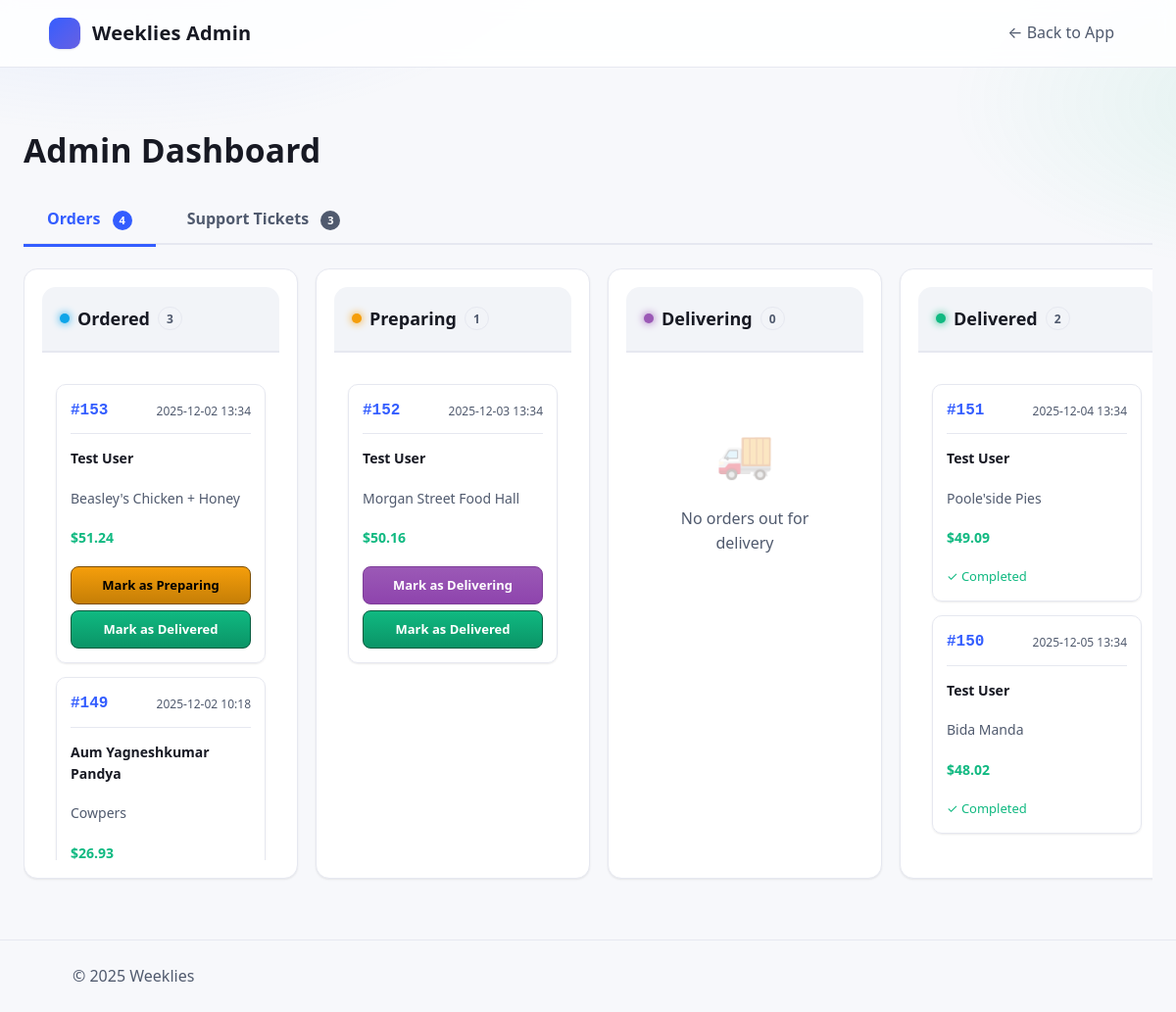
The app's page /admin (signed in) with its own data.
### tables this page shows
CREATE TABLE "Order" (
	"ord_id"	INTEGER NOT NULL UNIQUE,
	"rtr_id"	INTEGER NOT NULL,
	"usr_id"	INTEGER NOT NULL,
	"details"	TEXT NOT NULL,
	"status"	INTEGER NOT NULL,
	PRIMARY KEY("ord_id" AUTOINCREMENT),
	FOREIGN KEY("rtr_id") REFERENCES "Restaurant"("rtr_id"),
	FOREIGN KEY("usr_id") REFERENCES "User"("usr_id")
);

CREATE TABLE "Restaurant" (
	"rtr_id"	INTEGER NOT NULL UNIQUE,
	"name"	TEXT NOT NULL,
	"description"	TEXT,
	"phone"	TEXT NOT NULL UNIQUE,
	"email"	TEXT NOT NULL UNIQUE,
	"password_HS"	TEXT NOT NULL,
	"address"	TEXT NOT NULL,
	"city"	TEXT NOT NULL,
	"state"	TEXT NOT NULL,
	"zip"	INTEGER NOT NULL,
	"hours"	TEXT,
	"status"	TEXT,
	PRIMARY KEY("rtr_id" AUTOINCREMENT)
);

### Flask_app.py (the view)
@app.route('/admin')
def admin_dashboard():
    if not session.get("Username"):
        return redirect(url_for("login"))
    if not session.get("is_admin"):
        return render_template("error.html",
                             error="Access Denied",
                             message="You do not have permission to access the admin dashboard."), 403
    from datetime import datetime, timedelta
    try:
        page = int(request.args.get('page', 1))
        if page < 1:
            page = 1
    except (ValueError, TypeError):
        page = 1
    tickets_per_page = 20
    offset = (page - 1) * tickets_per_page
    conn = create_connection(db_file)
    try:
        seven_days_ago = (datetime.now() - timedelta(days=7)).isoformat()
        order_rows = fetch_all(conn, '''
            SELECT
                o.ord_id,
                o.rtr_id,
                o.usr_id,
                o.details,
                o.status,
                u.first_name,
                u.last_name,
                r.name as restaurant_name
            FROM "Order" o
            JOIN "User" u ON o.usr_id = u.usr_id
            JOIN "Restaurant" r ON o.rtr_id = r.rtr_id
            ORDER BY o.ord_id DESC
        ''')
        orders_by_status = {
            'Ordered': [],
            'Preparing': [],
            'Delivering': [],
            'Delivered': []
        }
        for row in order_rows:
            ord_id, rtr_id, usr_id, details_json, status, first_name, last_name, restaurant_name = row
            placed_at = None
            total = None
            placed_at_display = ""
            if details_json:
                try:
                    details = json.loads(details_json)
                    placed_at = details.get("placed_at") or details.get("time")
                    if placed_at:
                        order_dt = datetime.fromisoformat(placed_at)
                        if order_dt.isoformat() < seven_days_ago:
                            continue  # Skip orders older than 7 days
                        placed_at_display = order_dt.strftime("%Y-%m-%d %H:%M")
                    charges = details.get("charges", {})
                    total = charges.get("total") or charges.get("grand_total")
                except Exception as e:
                    print(f"Error parsing order details: {e}")
                    continue
            if not status:
                status = 'Ordered'
            order = {
                'ord_id': ord_id,
                'customer_name': f"{first_name} {last_name}",
                'restaurant_name': restaurant_name,
                'total': f"${total:.2f}" if total else "N/A",
                'placed_at': placed_at_display,
                'status': status
            }
            if status in orders_by_status:
                orders_by_status[status].append(order)
        for status in orders_by_status:
            orders_by_status[status].sort(key=lambda x: x['ord_id'], reverse=True)
        total_tickets_row = fetch_one(conn, 'SELECT COUNT(*) FROM Ticket')
        total_tickets = total_tickets_row[0] if total_tickets_row else 0
        total_pages = (total_tickets + tickets_per_page - 1) // tickets_per_page
        if total_pages < 1:
            total_pages = 1
        if page > total_pages:
            page = total_pages
        ticket_rows = fetch_all(conn, '''
            SELECT
                t.ticket_id,
                t.usr_id,
                t.ord_id,
                t.message,
                t.response,
                t.status,
                t.created_at,
                t.updated_at,
                u.first_name,
                u.last_name
            FROM Ticket t
            JOIN "User" u ON t.usr_id = u.usr_id
            ORDER BY
                CASE
                    WHEN t.status = 'Open' THEN 0
                    WHEN t.status = 'In Progress' THEN 1
                    WHEN t.status = 'Resolved' THEN 2
                    WHEN t.status = 'Closed' THEN 3
                    ELSE 4
                END,
                t.created_at DESC
            LIMIT ? OFFSET ?
        ''', (tickets_per_page, offset))
        tickets = []
        for row in ticket_rows:
            ticket_id, usr_id, ord_id, message, response, status, created_at, updated_at, first_name, last_name = row
            created_at_display = ""
            if created_at:
                try:
                    dt = datetime.fromisoformat(created_at)
                    created_at_display = dt.strftime("%Y-%m-%d %H:%M")
                except Exception:
                    created_at_display = str(created_at)
            ticket = {
                'ticket_id': ticket_id,
                'customer_name': f"{first_name} {last_name}",
                'ord_id': ord_id,
                'message': message,
                'response': response,
                'status': status,
                'created_at': created_at_display
            }
            tickets.append(ticket)
    finally:
        close_connection(conn)
    return render_template(
        'admin.html',
        orders_by_status=orders_by_status,
        tickets=tickets,
        current_page=page,
        total_pages=total_pages,
        total_tickets=total_tickets
    )

### templates/admin.html (shortened to what this page needs)
<!DOCTYPE html>
<html lang="en">
<head>
  <link rel="stylesheet" href="{{ url_for('static', filename='style.css') }}" />
</head>
<body>
<header class="site-header">
  <div class="container">
    <a class="brand" href="{{ url_for('index') }}">
      <span class="logo"></span> Weeklies Admin
    </a>
    <nav>
      <a href="{{ url_for('index') }}">← Back to App</a>
    </nav>
  </div>
</header>
<main class="main">
  <div class="admin-container">
    <div class="page-title">
      <h1>Admin Dashboard</h1>
    </div>
    <nav class="admin-tabs">
      <button class="tab active" data-tab="orders">
        Orders
        {% if orders_by_status %}
        <span class="tab-badge">{{ orders_by_status.get('Ordered', [])|length + orders_by_status.get('Preparing', [])|length + orders_by_status.get('Delivering', [])|length }}</span>
        {% endif %}
      </button>
      <button class="tab" data-tab="tickets">
        Support Tickets
        {% if tickets %}
        <span class="tab-badge">{{ tickets|length }}</span>
        {% endif %}
      </button>
    </nav>
    <section id="orders-section" class="tab-content active">
      <div class="kanban-board">
        <div class="kanban-column" data-status="Ordered">
          <h3>
            Ordered
            <span class="count" id="count-ordered">0</span>
          </h3>
          <div class="order-cards" id="cards-ordered">
            {% if orders_by_status.get('Ordered') %}
              {% for order in orders_by_status['Ordered'] %}
              <div class="order-card" data-ord-id="{{ order.ord_id }}">
                <div class="order-header">
                  <span class="order-id">#{{ order.ord_id }}</span>
                  <span class="order-time">{{ order.placed_at }}</span>
                </div>
                <div class="order-details">
                  <p class="customer-name">{{ order.customer_name }}</p>
                  <p class="restaurant-name">{{ order.restaurant_name }}</p>
                  <p class="order-total">{{ order.total }}</p>
                </div>
                <div class="order-actions">
                  <button class="btn-status" data-next-status="Preparing">
                    Mark as Preparing
                  </button>
                  <button class="btn-status" data-next-status="Delivered">
                    Mark as Delivered
                  </button>
                </div>
              </div>
              {% endfor %}
            {% else %}
            <div class="empty-state">
              <div class="empty-state-icon">📋</div>
              <p>No orders in this status</p>
            </div>
            {% endif %}
          </div>
        </div>
        <div class="kanban-column" data-status="Preparing">
          <h3>
            Preparing
            <span class="count" id="count-preparing">0</span>
          </h3>
          <div class="order-cards" id="cards-preparing">
            {% if orders_by_status.get('Preparing') %}
              {% for order in orders_by_status['Preparing'] %}
              <div class="order-card" data-ord-id="{{ order.ord_id }}">
                <div class="order-header">
                  <span class="order-id">#{{ order.ord_id }}</span>
                  <span class="order-time">{{ order.placed_at }}</span>
                </div>
                <div class="order-details">
                  <p class="customer-name">{{ order.customer_name }}</p>
                  <p class="restaurant-name">{{ order.restaurant_name }}</p>
                  <p class="order-total">{{ order.total }}</p>
                </div>
                <div class="order-actions">
                  <button class="btn-status" data-next-status="Delivering">
                    Mark as Delivering
                  </button>
                  <button class="btn-status" data-next-status="Delivered">
                    Mark as Delivered
                  </button>
                </div>
              </div>
              {% endfor %}
            {% else %}
            <div class="empty-state">
              <div class="empty-state-icon">👨‍🍳</div>
              <p>No orders being prepared</p>
            </div>
            {% endif %}
          </div>
        </div>
        <div class="kanban-column" data-status="Delivering">
          <h3>
            Delivering
            <span class="count" id="count-delivering">0</span>
          </h3>
          <div class="order-cards" id="cards-delivering">
            {% if orders_by_status.get('Delivering') %}
              {% for order in orders_by_status['Delivering'] %}
              <div class="order-card" data-ord-id="{{ order.ord_id }}">
                <div class="order-header">
                  <span class="order-id">#{{ order.ord_id }}</span>
                  <span class="order-time">{{ order.placed_at }}</span>
                </div>
                <div class="order-details">
                  <p class="customer-name">{{ order.customer_name }}</p>
                  <p class="restaurant-name">{{ order.restaurant_name }}</p>
                  <p class="order-total">{{ order.total }}</p>
                </div>
                <div class="order-actions">
                  <button class="btn-status" data-next-status="Delivered">
                    Mark as Delivered
                  </button>
                </div>
              </div>
              {% endfor %}
            {% else %}
            <div class="empty-state">
              <div class="empty-state-icon">🚚</div>
              <p>No orders out for delivery</p>
            </div>
            {% endif %}
          </div>
        </div>
        <div class="kanban-column" data-status="Delivered">
          <h3>
            Delivered
            <span class="count" id="count-delivered">0</span>
          </h3>
          <div class="order-cards" id="cards-delivered">
            {% if orders_by_status.get('Delivered') %}
              {% for order in orders_by_status['Delivered'] %}
              <div class="order-card" data-ord-id="{{ order.ord_id }}">
                <div class="order-header">
                  <span class="order-id">#{{ order.ord_id }}</span>
                  <span class="order-time">{{ order.placed_at }}</span>
                </div>
                <div class="order-details">
                  <p class="customer-name">{{ order.customer_name }}</p>
                  <p class="restaurant-name">{{ order.restaurant_name }}</p>
                  <p class="order-total">{{ order.total }}</p>
                </div>
                <div class="order-actions">
                  <p style="color: var(--success); font-size: 13px; margin: 0;">✓ Completed</p>
                </div>
              </div>
              {% endfor %}
            {% else %}
            <div class="empty-state">
              <div class="empty-state-icon">✅</div>
              <p>No delivered orders</p>
            </div>
            {% endif %}
          </div>
        </div>
      </div>
    </section>
  </div>
</main>
<footer class="footer">
  <div class="container">© 2025 Weeklies</div>
</footer>
</body>
</html>

### records on screen
Order: ord_id "153", placed_at "2025-12-02 13:34", customer_name "Test User", restaurant_name "Beasley's Chicken + Honey", total "$51.24"
Order: ord_id "149", placed_at "2025-12-02 10:18", customer_name "Aum Yagneshkumar Pandya", restaurant_name "Cowpers", total "$26.93"
Order: ord_id "152", placed_at "2025-12-03 13:34", customer_name "Test User", restaurant_name "Morgan Street Food Hall", total "$50.16"
Order: ord_id "151", placed_at "2025-12-04 13:34", customer_name "Test User", restaurant_name "Poole'side Pies", total "$49.09"
Order: ord_id "150", placed_at "2025-12-05 13:34", customer_name "Test User", restaurant_name "Bida Manda", total "$48.02"

### other values on screen
{{ tickets|length }} "3"
